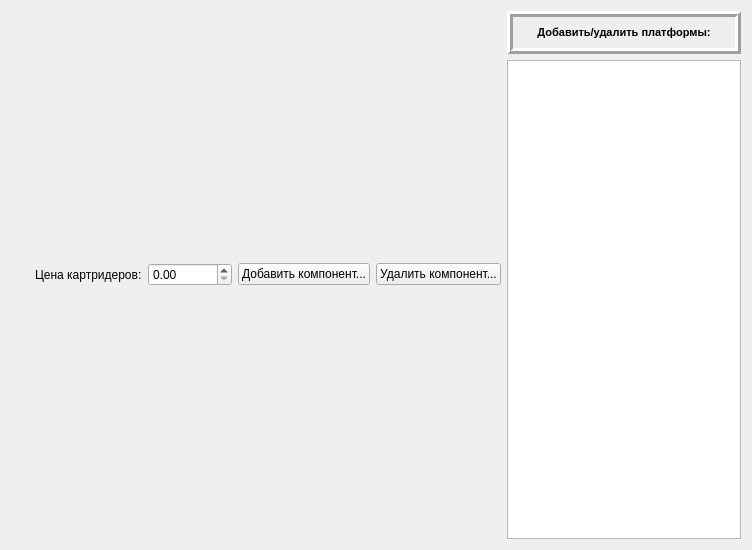
<?xml version="1.0" encoding="UTF-8"?>
<ui version="4.0">
 <class>ComponentsWidget</class>
 <widget class="QWidget" name="ComponentsWidget">
  <property name="geometry">
   <rect>
    <x>0</x>
    <y>0</y>
    <width>752</width>
    <height>550</height>
   </rect>
  </property>
  <property name="windowTitle">
   <string>Form</string>
  </property>
  <layout class="QGridLayout" name="gridLayout_4">
   <item row="0" column="0">
    <layout class="QHBoxLayout" name="horizontalLayout_2">
     <item>
      <layout class="QVBoxLayout" name="verticalLayout_2">
       <item>
        <layout class="QHBoxLayout" name="horizontalLayout">
         <item>
          <spacer name="horizontalSpacer">
           <property name="orientation">
            <enum>Qt::Horizontal</enum>
           </property>
           <property name="sizeHint" stdset="0">
            <size>
             <width>40</width>
             <height>20</height>
            </size>
           </property>
          </spacer>
         </item>
         <item>
          <widget class="QLabel" name="label_2">
           <property name="text">
            <string>Цена картридеров:</string>
           </property>
          </widget>
         </item>
         <item>
          <widget class="QDoubleSpinBox" name="doubleSpinBox_price_reader">
           <property name="maximum">
            <double>100000.000000000000000</double>
           </property>
          </widget>
         </item>
         <item>
          <widget class="QPushButton" name="btnAddComponent">
           <property name="text">
            <string>Добавить компонент...</string>
           </property>
          </widget>
         </item>
         <item>
          <widget class="QPushButton" name="btnDeleteComponent">
           <property name="text">
            <string>Удалить компонент...</string>
           </property>
          </widget>
         </item>
        </layout>
       </item>
      </layout>
     </item>
     <item>
      <layout class="QVBoxLayout" name="verticalLayout">
       <item>
        <widget class="QFrame" name="frame">
         <property name="maximumSize">
          <size>
           <width>250</width>
           <height>16777215</height>
          </size>
         </property>
         <property name="frameShape">
          <enum>QFrame::Box</enum>
         </property>
         <property name="frameShadow">
          <enum>QFrame::Raised</enum>
         </property>
         <property name="lineWidth">
          <number>3</number>
         </property>
         <layout class="QGridLayout" name="gridLayout">
          <item row="0" column="0">
           <widget class="QLabel" name="label">
            <property name="font">
             <font>
              <pointsize>8</pointsize>
              <weight>75</weight>
              <bold>true</bold>
             </font>
            </property>
            <property name="text">
             <string>Добавить/удалить платформы:</string>
            </property>
            <property name="alignment">
             <set>Qt::AlignCenter</set>
            </property>
           </widget>
          </item>
         </layout>
        </widget>
       </item>
       <item>
        <widget class="QListWidget" name="list_platforms">
         <property name="maximumSize">
          <size>
           <width>250</width>
           <height>16777215</height>
          </size>
         </property>
        </widget>
       </item>
      </layout>
     </item>
    </layout>
   </item>
  </layout>
 </widget>
 <resources/>
 <connections/>
</ui>
